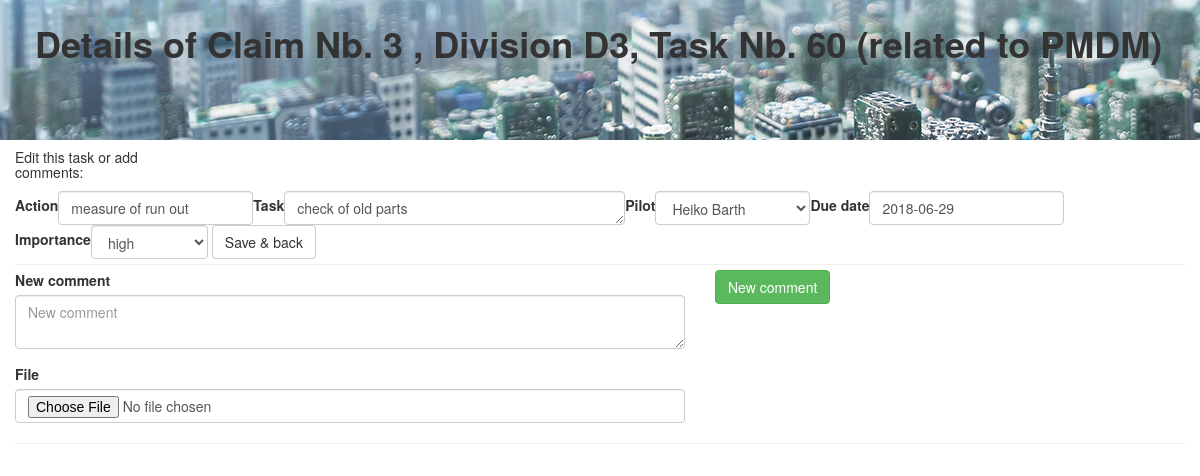
The page /SMS/task_details/due_date/3/D3/60 (signed in) on the database its author committed.
### SMS/models.py (models this page shows, shortened)
class Company(models.Model):
   name =  models.CharField(max_length=200, unique=True, verbose_name='Company name')
   NMB_company = models.BooleanField(default=False)
   customer = models.BooleanField(default = False)
   belongs_to = models.ForeignKey('self', on_delete=models.SET_NULL, null=True)
   can_be_viewed_by = models.ManyToManyField("self")
   DUNS = models.CharField(max_length=10, unique=True)
   adress1 = models.CharField(max_length=200)
   adress2 = models.CharField(max_length=200, blank=True)
   postcode = models.CharField(max_length=15)
   town = models.CharField(max_length=200)
   country = CountryField()
   def __str__(self):
       return self.name

class Task(models.Model):
    number = models.IntegerField(null=True)
    project = models.CharField(max_length=25)
    subproject = models.CharField(max_length=25)
    action = models.CharField(max_length = 25)
    task = models.CharField(max_length = 250)
    pilot = models.ForeignKey(UserProfile, related_name='pilot_of_task', on_delete=models.SET_NULL, null = True, default=15) #default, damit im pulldown "pilot" angezeigt wird"
    date_issued = models.DateField(auto_now_add=True)
    original_due_date = models.DateField()
    due_date = models.DateField()
    task_comment = models.CharField(max_length = 1500, blank=True, null=True)
    closed_date = models.DateField(blank=True, null=True)
    closed = models.BooleanField(default = False)
    importance = models.CharField(max_length=10, choices=IMPORTANCE_CHOICES, default='IMP')
    file = models.FileField(blank=True, null=True, upload_to='uploads/')
    status = models.CharField(max_length=15, choices=STATUS_CHOICES, default = 'INTERNAL')

### SMS/views.py (the view, shortened to what this page needs)
# urls.py: path('task_details/<str:order>/<int:project>/<str:subproject>/<int:id>', views.task_details, name='task_details'),
@login_required
def task_details(request, order, project, subproject, id):
    actual_user_id = request.user
    user_profile = UserProfile.objects.get(user_id=request.user)
    company = Claim.objects.get(pk=project).related_to
    if not user_profile.isStaff:                  #der eingloggte User gehoert NICHT zu PMDM
        if not company == user_profile.company:   #der eingloggte User ruft Daten einer anderen Firma auf!
            messages.add_message(request, messages.ERROR, 'You are not allowed to see other companies items!')
            return render(request, 'SMS/error.html', {'user_profile':user_profile, 'company':company,})
    path = 'uploads/' + company.name + '/Claim_' + str(project) + '/Task_' + str(id)
    task_to_edit = Task.objects.get(project=project, subproject=subproject, pk=id)
    try:
        comments = Comment.objects.filter(project=project, subproject=subproject, task=id).order_by('-pk')
    except:
        comments = None
    proj = 'Claim Nb. ' + str(project)
    subproj = ', Division ' + subproject
    task_data = [proj, subproj, id, order, company]
    hereIwork = UserProfile.objects.get(user=request.user).company
    form = TaskFormEdit(instance = task_to_edit, firma=company, hereIwork=hereIwork)
    form2 = CommentForm()
    return render(request, 'SMS/task_details.html', {'user_profile':user_profile, 'task_data':task_data, 'form':form, 'form2':form2,
                                                      'comments':comments,
                                                      })

### SMS/forms.py (shortened to what this page needs)
class TaskFormEdit(forms.ModelForm):
    class Meta:
        model=Task
        widgets={
          'task':forms.Textarea(attrs={'rows':1, 'cols':40}),
          'due_date': DatePicker(options={
                "format": "yyyy-mm-dd",
                "autoclose": True,
                "calendarWeeks":True,
                "weekStart":1,
                "todayHighlight": True,
          })
        }
        fields=[
          'action',
          'task',
          'pilot',
          'due_date',
          'importance',
        ]
    def __init__(self, *args, **kwargs):
        company = kwargs.pop('firma', None)
        hereIwork = kwargs.pop('hereIwork', None)
        super(TaskFormEdit, self).__init__(*args, **kwargs)
        if company:
            hereIwork = hereIwork.name
            if 'PMDM' in hereIwork:    #falls Du zu PMDM geh�rst, darfst Du auch Kollegen von PMDM in die Taskliste einf�gen.
                self.fields['pilot'].queryset = UserProfile.objects.filter(company=company).distinct() | UserProfile.objects.filter(company__name='PMDM').distinct()
            else:
                self.fields['pilot'].queryset = UserProfile.objects.filter(company=company).distinct()

class CommentForm(forms.ModelForm):
    class Meta:
        model=Comment
        widgets={
          'comment':forms.Textarea(attrs={'rows':2, 'cols':120}),
        }
        fields=[
          'comment',
          'file',
        ]

### SMS/models.py (called while the page is built)
    def __str__(self):
        return str(self.firstname) + " " + str(self.lastname)

### SMS/templates/SMS/task_details.html (shortened to what this page needs)
{% load staticfiles %}
<!DOCTYPE html>
<html lang="en">
    <head>
        <link rel="stylesheet" href="{% static 'css/bootstrap.min.css' %}">
        <link rel="stylesheet" href="{% static 'css/SMS.css' %}">
    </head>
 <body>
{% load bootstrap3 %}
{% bootstrap_css %}
{% load fontawesome %}
{% fontawesome_stylesheet %}
<div class="bg-img">
  <div class="container-fluid">
    <div class="row">
      <div class="col-md-12">
      <p class="h_2 add_margin"> Details of {{ task_data.0 }} {{ task_data.1 }}, Task Nb. {{ task_data.2}} (related to {{ task_data.4}})
      </p>
      </div>
    </div>
  </div>
</div>
<div class="container-fluid">
  <div class="row">
    <div class= "col-md-2">      <h5>Edit this task or add comments:     </h5>
    </div>
  </div>
  <div class="row">
    <div class= "col-md-12">
      <form method="POST" class="form-inline"  enctype="multipart/form-data">
      {% bootstrap_form form layout='inline' %}
      {% buttons %}
      {% bootstrap_button "Save & back" name="edit_task" button_type="submit" button_class="btn-default" icon="glyphicon glyphicon-floppy-saved" %}
       {% endbuttons %}
    </div>
  </div>
  <hr />
  <div class="row">
    <div class= "col-md-7">
      {% bootstrap_form form2 layout='inline' %}
    </div>
    <div class="col-md-3">
      {% buttons %}
       <button type="submit" class="btn btn-success" name="new_comment">New comment</button>
       {% endbuttons %}
    </div>
   </div>
   <hr>
  </body>
</html>

### SMS/static/css/SMS.css (style rules this page uses)
.h_2 { margin-top: 0px; margin-bottom: 0px; font-size: 36px; font-family: inherit; font-weight:600; line-height: 1.3; color: inherit; }
.add_margin { margin-top: 20px; margin-left: 20px; }
hr { margin-top: 5px !important; margin-bottom: 5px !important; }
.bg-img { margin: 0px; padding: 0px; background-image: url("../../../static/images/minebeamitsumi-town.png"); height: 10em; }

### rows shown on the page
Company: name "PMDM"
Task: action "measure of run out", task "check of old parts", pilot "Heiko Barth", due_date "2018-06-29", importance "high"

### other values the page prints
{{ task_data.0 }} "Claim Nb. 3"
{{ task_data.1 }} ", Division D3"
{{ task_data.2 }} "60"
